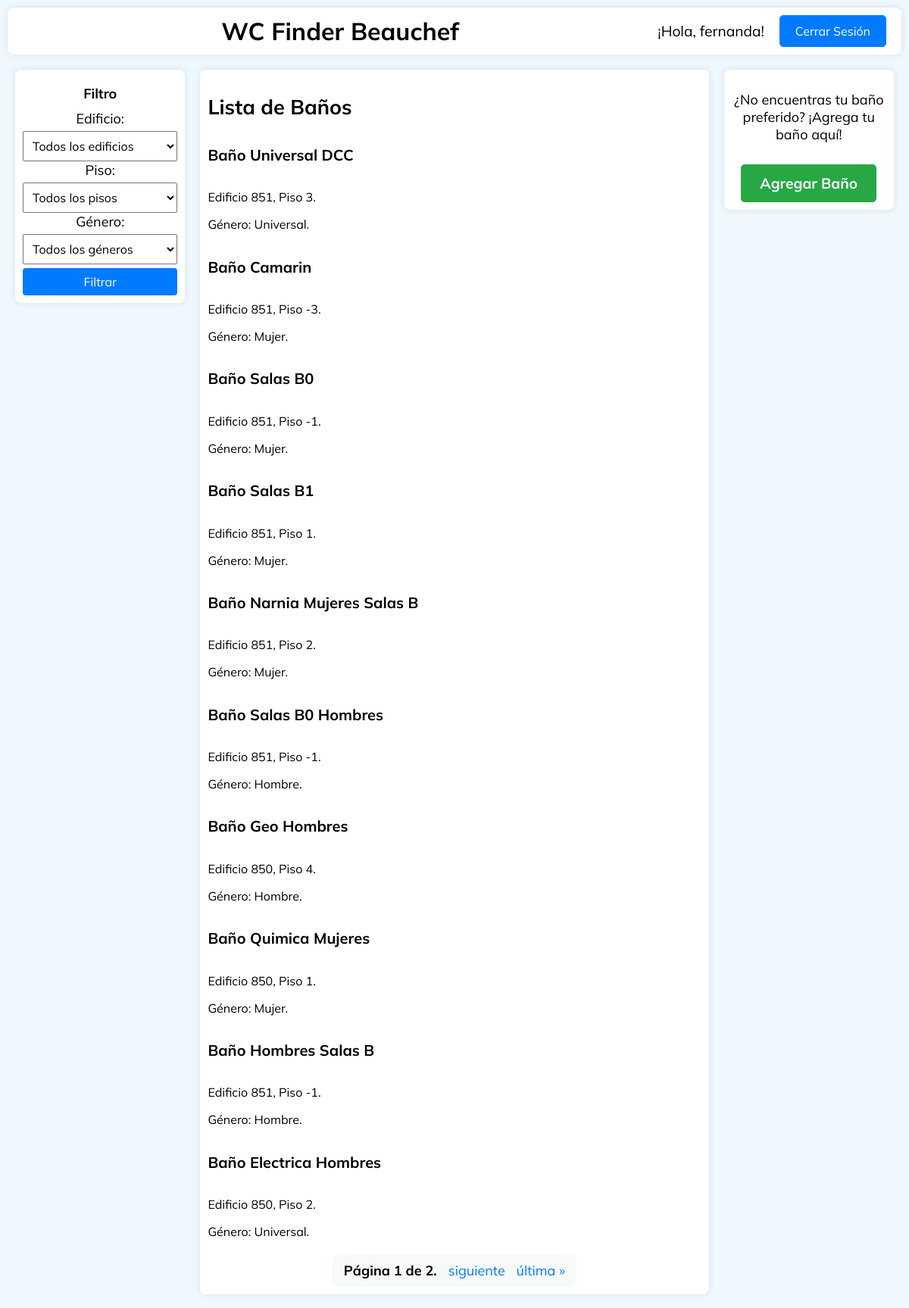
Page / (signed in) on the committed database.
### todoapp/models.py (models this page shows, shortened)
class User(AbstractUser):
  pronombres = [('La','La'),('El','El'), ('Le','Le'),('Otro','Otro')]
  pronombre = models.CharField(max_length=5,choices=pronombres)
  apodo = models.CharField(max_length=30)

class Bathroom(models.Model):
    GENDER_CHOICES = [
        ('mujer', 'Mujer'),
        ('hombre', 'Hombre'),
        ('universal', 'Universal'),
    ]
    BUILDS_CHOICES = [
        ('850', '850'),
        ('851', '851'),
    ]
    FLOOR_CHOICES = [
        ('-3', '-3'),
        ('-2', '-2'),
        ('-1', '-1'),
        ('1', '1'),
        ('2', '2'),
        ('3', '3'),
        ('4', '4'),
        ('5', '5'),
        ('6', '6'),
        ('7', '7'),
    ]
    name = models.CharField(max_length=100)
    building = models.CharField(max_length=3, choices=BUILDS_CHOICES)
    floor = models.CharField(max_length=2,choices=FLOOR_CHOICES)
    gender = models.CharField(max_length=10, choices=GENDER_CHOICES)
    description = models.CharField(max_length=300)
    image = models.ImageField(upload_to='bathroom_images/', blank=True, null=True)
    publicar = models.BooleanField(default=False)
    latitude = models.FloatField(null=True, blank=True)
    longitude = models.FloatField(null=True, blank=True)

### todoapp/views.py (the view)
# urls.py: 2. Add a URL to urlpatterns:  path('', views.home, name='home')
def home(request):
    bathrooms = Bathroom.objects.filter(publicar=True)
    buildings = Bathroom.objects.values_list('building', flat=True).distinct()
    floors = Bathroom.objects.values_list('floor', flat=True).distinct().order_by('floor')
    genders = [choice[0] for choice in Bathroom.GENDER_CHOICES]
    building_filter = request.GET.get('building')
    floor_filter = request.GET.get('floor')
    bathroom_filter = request.GET.get('bathroom')
    gender_filter = request.GET.get('gender')
    if building_filter:
        bathrooms = bathrooms.filter(building=building_filter)
    if floor_filter:
        bathrooms = bathrooms.filter(floor=floor_filter)
    if bathroom_filter:
        bathrooms = bathrooms.filter(name=bathroom_filter)
    if gender_filter:
        bathrooms = bathrooms.filter(gender=gender_filter)
    available_bathrooms = bathrooms.values_list('name', flat=True)
    paginator = Paginator(bathrooms, 10)  # 10 baños por página
    page = request.GET.get('page')
    try:
        bathrooms = paginator.page(page)
    except PageNotAnInteger:
        bathrooms = paginator.page(1)
    except EmptyPage:
        bathrooms = paginator.page(paginator.num_pages)
    context = {
        'bathrooms': bathrooms,
        'buildings': buildings,
        'floors': floors,
        'available_bathrooms': available_bathrooms,
        'genders': genders,
        'selected_building': building_filter,
        'selected_floor': floor_filter,
        'selected_bathroom': bathroom_filter,
        'selected_gender': gender_filter,
    }
    if request.is_ajax():
        return render(request, 'todoapp/home.html', context)
    return render(request, 'todoapp/home.html', context)

### todoapp/templates/todoapp/home.html (shortened to what this page needs)
{% extends 'todoapp/navbar.html' %}
{% block extra_css %}
{% load static %}
<link rel="stylesheet" type="text/css" href="{% static 'css/home.css' %}">
{% endblock %}
{% block content %}
    <div class="window-container filter-container">
        <aside class="filter">
            <h4>Filtro</h4>
            <form method="get" id="filterForm">
                <label for="building">Edificio:</label>
                <select name="building" id="building">
                    <option value="">Todos los edificios</option>
                </select>
                <label for="floor">Piso:</label>
                <select name="floor" id="floor">
                    <option value="">Todos los pisos</option>
                </select>
                <label for="gender">Género:</label>
                <select name="gender" id="gender">
                    <option value="">Todos los géneros</option>
                </select>
                <button type="submit">Filtrar</button>
            </form>
        </aside>
    </div>
    <div class="window-container bathroom-list-container">
        <section class="bathroom-list">
            <h2>Lista de Baños</h2>
            <div id="bathroom-list">
                {% for bathroom in bathrooms %}
                <a href="/bathroom/{{ bathroom.id}}" class="card-link">
                    <div class="card-body">
                        <h5 class="card-title">{{ bathroom.name }}</h5>
                        <p class="card-text">Edificio {{ bathroom.building }}, Piso {{ bathroom.floor }}.</p>
                        <p class="card-text">Género: {{ bathroom.get_gender_display }}.</p>
                    </div>
                </a>
                {% endfor %}
                <div class="pagination">
                    <span class="step-links">
                        <span class="current">
                            Página {{ bathrooms.number }} de {{ bathrooms.paginator.num_pages }}.
                        </span>
                        {% if bathrooms.has_next %}
                            <a href="?page={{ bathrooms.next_page_number }}" class="pagination-link" data-page="{{ bathrooms.next_page_number }}">siguiente</a>
                            <a href="?page={{ bathrooms.paginator.num_pages }}" class="pagination-link" data-page="{{ bathrooms.paginator.num_pages }}">última &raquo;</a>
                        {% endif %}
                    </span>
                </div>
            </div>
        </section>
    </div>
    <div class="window-container add-button-container">
        <aside class="add-button">
            {% if request.user.is_authenticated %}
                <p class="add-button-text">¿No encuentras tu baño preferido? ¡Agrega tu baño aquí!</p>
                <a class="btn btn-primary btn-block" href="/add_bathroom">Agregar Baño</a>
            {% else %}
                <p>Por favor, inicia sesión o regístrate para agregar baños.</p>
                <a class="btn btn-primary btn-block login-btn" href="/login">Iniciar sesión</a>
                <a class="btn btn-primary btn-block register-btn" href="/register">Registrarme</a>
            {% endif %}
        </aside>
    </div>
{% endblock %}

### todoapp/templates/todoapp/navbar.html (shortened to what this page needs)
{% load static %}
<!DOCTYPE html>
<html lang="es">
<head>
    {% block extra_css %}{% endblock %}
</head>
<body>
    <header class="window-container navbar">
        <div class="navbar-brand">
            <a href="{% url 'home' %}" class="card-link">
                <span class="app-title">WC Finder Beauchef</span>
            </a>
        </div>
        <div class="user-info">
            {% if user.is_authenticated %}
                <span class="username">¡Hola, {{ user.username }}!</span>
                <a href="{% url 'logout' %}" class="logout-btn">Cerrar Sesión</a>
            {% else %}
                <a href="{% url 'login' %}" class="logout-btn login-btn">Iniciar Sesión</a>
                <a href="{% url 'register_user' %}" class="logout-btn register-btn">Registrarse</a>
            {% endif %}
        </div>
    </header>
    <main class="container">
      {% block content %}
      {% endblock %}
    </main>
</body>
</html>

### todoapp/static/css/home.css (style rules this page uses)
:root { --font-main: 'Mulish', sans-serif; --color-primary: #007bff; --color-primary-dark: #0056b3; --color-success: #28a745; --color-success-dark: #218838; --color-border: #ccc; --color-bg: #ffffff; --color-shadow: rgba(0, 0, 0, 0.1); --color-bg-light-gray: #f8f9fa; --color-aliceblue: #f0f8ff; }
body { font-family: var(--font-main); background-color: var(--color-aliceblue); margin: 0; padding: 0; font-size: 18px; }
.window-container { background-color: white; color: black; padding: 10px 20px; border-radius: 8px; box-shadow: 0px 0px 10px var(--color-shadow); margin: 10px; }
.navbar { background-color: white; color: black; padding: 10px 20px; display: flex; justify-content: space-between; align-items: center; border-radius: 8px; box-shadow: 0px 0px 10px var(--color-shadow); margin: 10px; }
.navbar-brand { font-size: 2rem; font-weight: bold; margin: 0; text-align: center; flex: 1; }
.user-info { display: flex; gap: 10px; align-items: center; }
.username { margin-right: 10px; font-size: 1.2rem; }
.logout-btn { color: white; text-decoration: none; padding: 10px 20px; font-size: 1rem; background-color: var(--color-primary); border: 1px solid var(--color-primary); border-radius: 5px; transition: background-color 0.3s ease, border-color 0.3s ease; }
.container { display: flex; justify-content: space-between; margin: 10px; align-items: flex-start; }
.filter-container { flex: 1 1 20%; padding: 10px; box-sizing: border-box; display: flex; flex-direction: column; align-items: center; text-align: center; }
.filter { display: flex; flex-direction: column; align-items: center; }
.filter h4 { margin: 0; padding: 10px; }
.filter select, .filter button { width: 100%; padding: 8px; margin-top: 5px; font-size: 16px; font-family: inherit; }
.filter button { background-color: #007bff; color: white; border: none; border-radius: 4px; cursor: pointer; }
.bathroom-list-container { flex: 1 1 60%; padding: 10px; box-sizing: border-box; }
.card-title { font-size: 20px; }
.card-text { font-size: 16px; }
.card-link { text-decoration: none; color: inherit; display: block; }
.add-button-container { flex: 1 1 20%; padding: 10px; box-sizing: border-box; }
.add-button { display: flex; flex-direction: column; align-items: center; text-align: center; text-decoration: none; }
.add-button .btn { background-color: var(--color-success); border: 1px solid var(--color-success); color: white; padding: 12px 24px; font-size: 1.2rem; border-radius: 5px; text-align: center; display: block; margin-top: 10px; font-weight: bold; transition: background-color 0.3s ease, border-color 0.3s ease; text-decoration: none; }
.pagination { text-align: center; margin-top: 20px; }
.pagination .step-links { display: inline-block; padding: 10px; border-radius: 8px; background-color: var(--color-bg-light-gray); }
.pagination a { color: var(--color-primary); text-decoration: none; margin: 0 5px; }
.pagination .current { font-weight: bold; margin: 0 5px; }
.navbar-brand .app-title { color: black; text-decoration: none; font-size: 2rem; font-weight: bold; }

### rows in the picture
User: username "fernanda"
Bathroom: name "Baño Universal DCC", building "851", floor "3", gender "Universal"
Bathroom: name "Baño Camarin", building "851", floor "-3", gender "Mujer"
Bathroom: name "Baño Salas B0", building "851", floor "-1", gender "Mujer"
Bathroom: name "Baño Salas B1", building "851", floor "1", gender "Mujer"
Bathroom: name "Baño Narnia Mujeres Salas B", building "851", floor "2", gender "Mujer"
Bathroom: name "Baño Salas B0 Hombres", building "851", floor "-1", gender "Hombre"
Bathroom: name "Baño Geo Hombres", building "850", floor "4", gender "Hombre"
Bathroom: name "Baño Quimica Mujeres", building "850", floor "1", gender "Mujer"
Bathroom: name "Baño Hombres Salas B", building "851", floor "-1", gender "Hombre"
Bathroom: name "Baño Electrica Hombres", building "850", floor "2", gender "Universal"

### other values in the picture
{{ bathrooms.number }} "1"
{{ bathrooms.paginator.num_pages }} "2"
